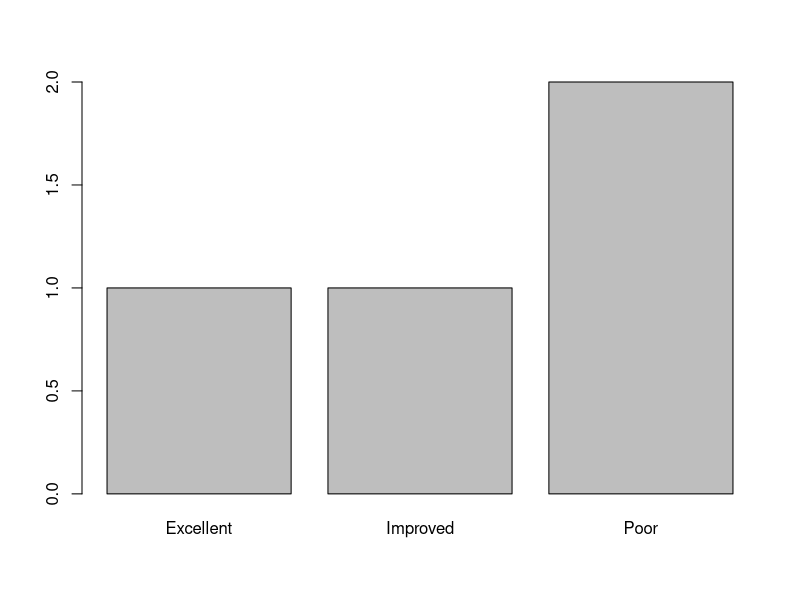
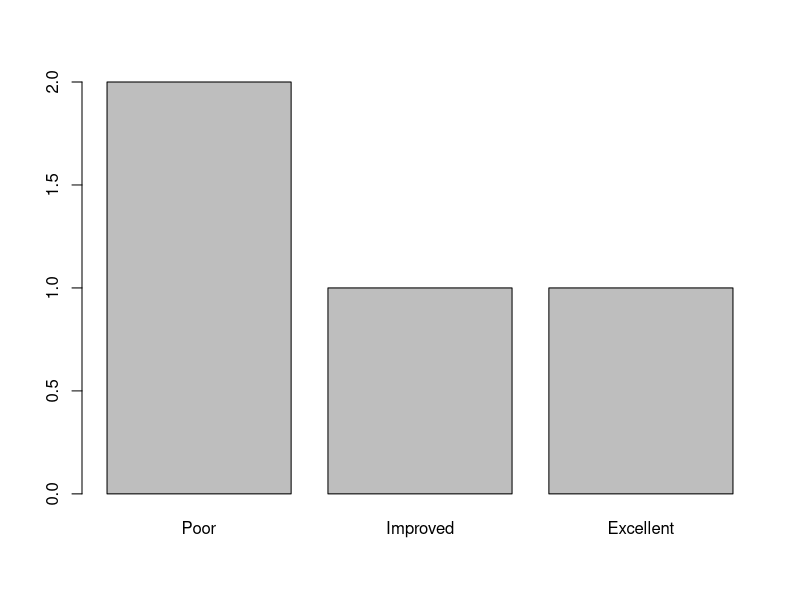
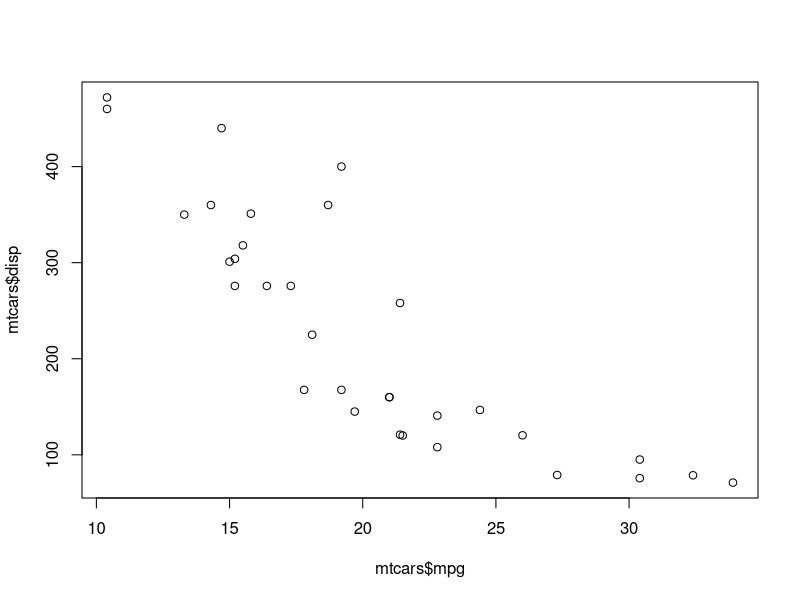
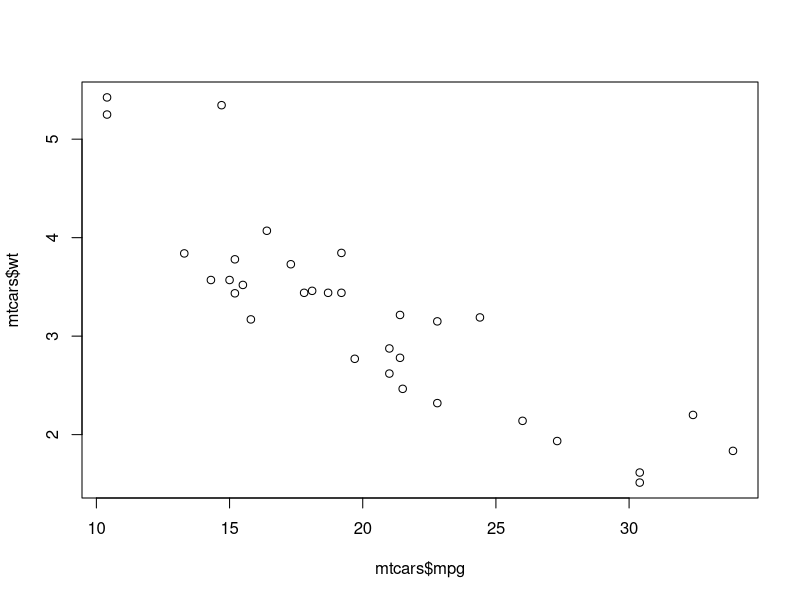
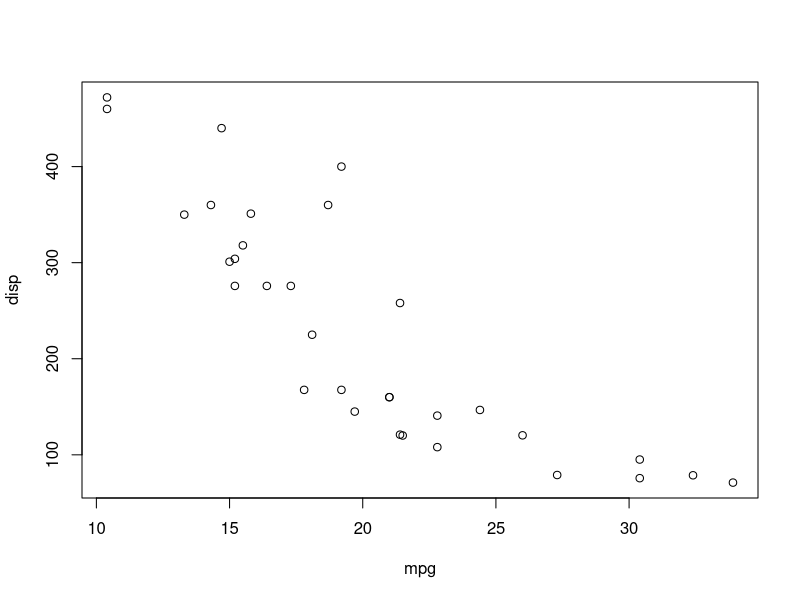
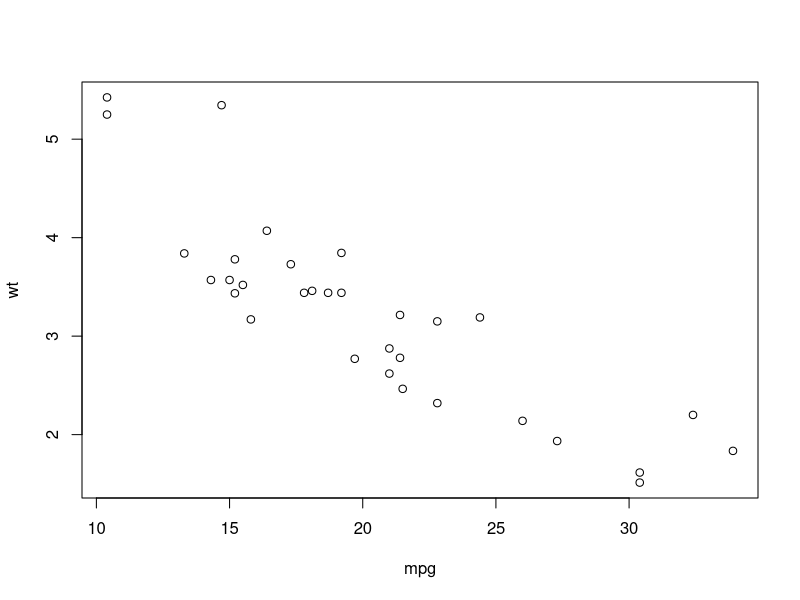
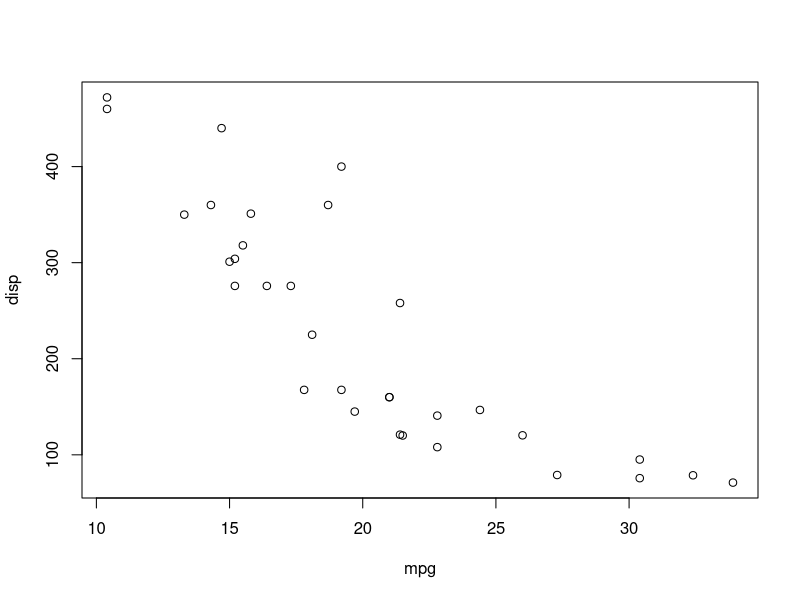
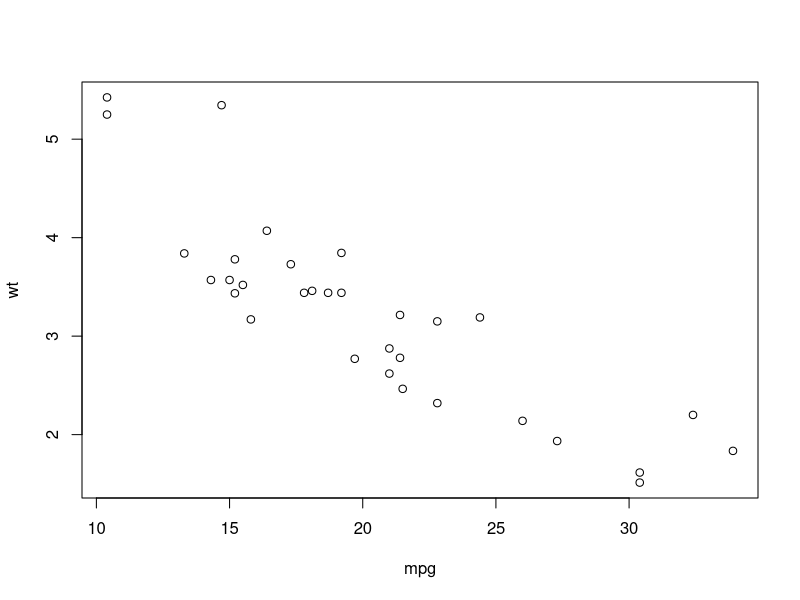

The R script that drew these images, in order:
##################################################################
#
#     R data structure (vector, matrix, list, dataframe, factor)
#
##################################################################

#
#   벡터의 생성과 관리 (Vectors) 
#

x1 <- c(1,2,5,3,6,-2,4)
x1
x2 <- c("one", "two", "three")
x2
x3 <- c(TRUE, TRUE, TRUE, FALSE, TRUE, FALSE)
x3

x4 <- vector("numeric", length=10)
x4

x5 <- 1:10
x5

x6 <- seq(1,10)
x6
x7 <- seq(1,10, by=2)
x7

x8 <- rep(1:3,2)
x8

# Mixing different modes of objects

y1 <- c(1, 2, "one")
y1

y2 <- c(TRUE, FALSE, 2)
y2

#  mode() length() 함수 이용하기 

mode(x1)
mode(x2)

length(x1)
length(x2)

# 벡터 요소(element) 추출하기

x1

x1[3]
x1[c(3,1)]
x1[2:5]
x1[-3]
x1[c(T,F,T,F,F,F,F)]

# 벡터의 연산
x6
x7
x8

x6+2
x6+x7
x6+x8

#
#  행렬(matrices)의 생성과 관리 
#

m1 <- matrix(1:20, nrow=5, ncol=4)
m1

cells <- c(1,26,24,68)
rnames <- c("R1", "R2")
cnames <- c("C1", "C2")
m2 <- matrix(cells, nrow=2, ncol=2, byrow=TRUE,
                   dimnames=list(rnames, cnames))
m2

m3<- matrix(cells, nrow=2, ncol=2, 
            dimnames=list(rnames, cnames))
m3

# 행렬의 항목 추출 (subsetting)

m4 <- matrix(1:10, nrow=2)
m4

m4[1,4]
m4[2,]
m4[,2]
m4[1,c(4,5)]
m4[1, -c(4,5)]

#  행렬의 연산 

m2+2
m2*2
m2+m3
m2%*%m3
m2*m3
t(m2)
solve(m2)

#
# 리스트 (lists) 생성과 관리 
#

list1 <- list(1, "a", TRUE, 1+4i)
list1

g <- "My First List"
h <- c(25, 26, 18, 39)
j <- matrix(1:10, nrow=5)
k <- list("a list witin a list", h)
mylist <- list(title=g, ages=h, j, k)
mylist

#  specify elements of the list

mylist[2]
mylist[[2]]
mylist$age

mylist[[4]]
mylist[[4]][[2]]
mylist[[4]][[2]][2]

mylist[[3]]
mylist[[3]][c(2,3),]

#
#  데이터프레임의 생성과 관리 
#

patientID <- c(1,2,3,4)
age <- c(25, 34, 28, 52)
diabetes <- c("Type1", "Type2", "Type1", "Type1")
status <- c("Poor", "Improved", "Excellent", "Poor")
patientdata <- data.frame(patientID, age, diabetes, status)
patientdata

str(patientdata)
summary(patientdata)

# 데이터프레임의 항목추출 

patientdata
patientdata[1,2]
patientdata[1:2]
patientdata[1:2,]
patientdata[,1:2]
patientdata[c("diabetes", "status")]

patientdata$age
patientdata["age"]
patientdata[2]
patientdata[[2]]
patientdata[["age"]]

#
#  팩터의 생성과 관리 
# 

diabetes
status

str(patientdata)
summary(patientdata)

barplot(table(patientdata$status))
status <- factor(status, order=TRUE, levels=c("Poor","Improved","Excellent"))
patientdata <- data.frame(patientID, age, diabetes, status)
str(patientdata)
summary(patientdata)
barplot(table(patientdata$status))


# attributes

x1
mode(x1)
class(x1)
length(x1)
attributes(x1)

m1
mode(m1)
class(m1)
length(m1)
attributes(m1)

mylist
mode(mylist)
class(mylist)
length(mylist)
attributes(mylist)

patientdata
mode(patientdata)
class(patientdata)
length(patientdata)
attributes(patientdata)

status
mode(status)
class(status)
length(status)
attributes(status)


# attach, detach, and with functions for data frame

mtcars
summary(mtcars$mpg)
plot(mtcars$mpg, mtcars$disp)
plot(mtcars$mpg, mtcars$wt)

attach(mtcars)
summary(mpg)
plot(mpg, disp)
plot(mpg, wt)
detach(mtcars)

with(mtcars, {
  print(summary(mpg))
  plot(mpg, disp)
  plot(mpg, wt)
})


